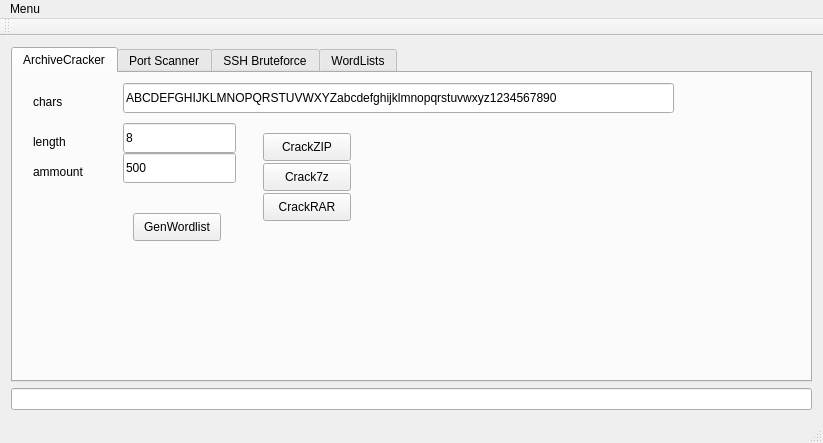
<?xml version="1.0" encoding="UTF-8"?>
<ui version="4.0">
 <class>MainWindow</class>
 <widget class="QMainWindow" name="MainWindow">
  <property name="geometry">
   <rect>
    <x>0</x>
    <y>0</y>
    <width>823</width>
    <height>443</height>
   </rect>
  </property>
  <property name="windowTitle">
   <string>qtBruteForcer</string>
  </property>
  <widget class="QWidget" name="centralWidget">
   <layout class="QGridLayout" name="gridLayout">
    <item row="1" column="0">
     <widget class="QTabWidget" name="tabWidget">
      <property name="currentIndex">
       <number>0</number>
      </property>
      <widget class="QWidget" name="tab">
       <attribute name="title">
        <string>ArchiveCracker</string>
       </attribute>
       <widget class="QPushButton" name="crack7z">
        <property name="geometry">
         <rect>
          <x>250</x>
          <y>90</y>
          <width>88</width>
          <height>28</height>
         </rect>
        </property>
        <property name="text">
         <string>Crack7z</string>
        </property>
       </widget>
       <widget class="QPushButton" name="crackrar">
        <property name="geometry">
         <rect>
          <x>250</x>
          <y>120</y>
          <width>88</width>
          <height>28</height>
         </rect>
        </property>
        <property name="text">
         <string>CrackRAR</string>
        </property>
       </widget>
       <widget class="QPushButton" name="crack7z_2">
        <property name="geometry">
         <rect>
          <x>250</x>
          <y>60</y>
          <width>88</width>
          <height>28</height>
         </rect>
        </property>
        <property name="text">
         <string>CrackZIP</string>
        </property>
       </widget>
       <widget class="QLabel" name="label_8">
        <property name="geometry">
         <rect>
          <x>20</x>
          <y>90</y>
          <width>81</width>
          <height>18</height>
         </rect>
        </property>
        <property name="text">
         <string>ammount</string>
        </property>
       </widget>
       <widget class="QPushButton" name="wordlist_2">
        <property name="geometry">
         <rect>
          <x>120</x>
          <y>140</y>
          <width>88</width>
          <height>28</height>
         </rect>
        </property>
        <property name="text">
         <string>GenWordlist</string>
        </property>
       </widget>
       <widget class="QLabel" name="label_9">
        <property name="geometry">
         <rect>
          <x>20</x>
          <y>60</y>
          <width>58</width>
          <height>18</height>
         </rect>
        </property>
        <property name="text">
         <string>length</string>
        </property>
       </widget>
       <widget class="QLabel" name="label_10">
        <property name="geometry">
         <rect>
          <x>20</x>
          <y>20</y>
          <width>58</width>
          <height>18</height>
         </rect>
        </property>
        <property name="text">
         <string>chars</string>
        </property>
       </widget>
       <widget class="QLineEdit" name="lineEdit_2">
        <property name="geometry">
         <rect>
          <x>110</x>
          <y>10</y>
          <width>551</width>
          <height>30</height>
         </rect>
        </property>
        <property name="text">
         <string>ABCDEFGHIJKLMNOPQRSTUVWXYZabcdefghijklmnopqrstuvwxyz1234567890</string>
        </property>
       </widget>
       <widget class="QLineEdit" name="ammount_2">
        <property name="geometry">
         <rect>
          <x>110</x>
          <y>80</y>
          <width>113</width>
          <height>30</height>
         </rect>
        </property>
        <property name="text">
         <string>500</string>
        </property>
       </widget>
       <widget class="QLineEdit" name="length_2">
        <property name="geometry">
         <rect>
          <x>110</x>
          <y>50</y>
          <width>113</width>
          <height>30</height>
         </rect>
        </property>
        <property name="text">
         <string>8</string>
        </property>
       </widget>
      </widget>
      <widget class="QWidget" name="tab_2">
       <attribute name="title">
        <string>Port Scanner</string>
       </attribute>
       <layout class="QGridLayout" name="gridLayout_2">
        <item row="3" column="1">
         <widget class="QLineEdit" name="lineEditTimeout">
          <property name="text">
           <string>50</string>
          </property>
         </widget>
        </item>
        <item row="3" column="0">
         <widget class="QLabel" name="label_7">
          <property name="text">
           <string>Timeout(ms)</string>
          </property>
         </widget>
        </item>
        <item row="1" column="0">
         <widget class="QLabel" name="label_5">
          <property name="text">
           <string>Start Port</string>
          </property>
         </widget>
        </item>
        <item row="2" column="0">
         <widget class="QLabel" name="label_6">
          <property name="text">
           <string>EndPort</string>
          </property>
         </widget>
        </item>
        <item row="4" column="1">
         <widget class="QPushButton" name="pushButton">
          <property name="text">
           <string>scan</string>
          </property>
         </widget>
        </item>
        <item row="0" column="1">
         <widget class="QLineEdit" name="lineEditHost">
          <property name="text">
           <string>127.0.0.1</string>
          </property>
         </widget>
        </item>
        <item row="1" column="1">
         <widget class="QLineEdit" name="lineEditStartPort">
          <property name="text">
           <string>20</string>
          </property>
         </widget>
        </item>
        <item row="2" column="1">
         <widget class="QLineEdit" name="lineEditEndPort">
          <property name="text">
           <string>100</string>
          </property>
         </widget>
        </item>
        <item row="0" column="0">
         <widget class="QLabel" name="label_4">
          <property name="text">
           <string>Host</string>
          </property>
         </widget>
        </item>
        <item row="5" column="1">
         <widget class="QTextEdit" name="results"/>
        </item>
       </layout>
      </widget>
      <widget class="QWidget" name="tab_3">
       <attribute name="title">
        <string>SSH Bruteforce</string>
       </attribute>
       <widget class="QLabel" name="label_11">
        <property name="geometry">
         <rect>
          <x>40</x>
          <y>40</y>
          <width>58</width>
          <height>18</height>
         </rect>
        </property>
        <property name="text">
         <string>Host</string>
        </property>
       </widget>
       <widget class="QLineEdit" name="lineEdit_3">
        <property name="geometry">
         <rect>
          <x>90</x>
          <y>30</y>
          <width>113</width>
          <height>30</height>
         </rect>
        </property>
       </widget>
       <widget class="QPushButton" name="pushButton_2">
        <property name="geometry">
         <rect>
          <x>310</x>
          <y>180</y>
          <width>88</width>
          <height>28</height>
         </rect>
        </property>
        <property name="text">
         <string>SSH BruteForce</string>
        </property>
       </widget>
      </widget>
      <widget class="QWidget" name="tab_4">
       <attribute name="title">
        <string>WordLists</string>
       </attribute>
       <widget class="QLabel" name="label">
        <property name="geometry">
         <rect>
          <x>30</x>
          <y>70</y>
          <width>58</width>
          <height>18</height>
         </rect>
        </property>
        <property name="text">
         <string>length</string>
        </property>
       </widget>
       <widget class="QLineEdit" name="length">
        <property name="geometry">
         <rect>
          <x>120</x>
          <y>60</y>
          <width>113</width>
          <height>30</height>
         </rect>
        </property>
        <property name="text">
         <string>8</string>
        </property>
       </widget>
       <widget class="QLabel" name="label_3">
        <property name="geometry">
         <rect>
          <x>30</x>
          <y>30</y>
          <width>58</width>
          <height>18</height>
         </rect>
        </property>
        <property name="text">
         <string>chars</string>
        </property>
       </widget>
       <widget class="QLineEdit" name="lineEdit">
        <property name="geometry">
         <rect>
          <x>120</x>
          <y>20</y>
          <width>551</width>
          <height>30</height>
         </rect>
        </property>
        <property name="text">
         <string>ABCDEFGHIJKLMNOPQRSTUVWXYZabcdefghijklmnopqrstuvwxyz1234567890</string>
        </property>
       </widget>
       <widget class="QLineEdit" name="ammount">
        <property name="geometry">
         <rect>
          <x>120</x>
          <y>90</y>
          <width>113</width>
          <height>30</height>
         </rect>
        </property>
        <property name="text">
         <string>500</string>
        </property>
       </widget>
       <widget class="QLabel" name="label_2">
        <property name="geometry">
         <rect>
          <x>30</x>
          <y>100</y>
          <width>81</width>
          <height>18</height>
         </rect>
        </property>
        <property name="text">
         <string>ammount</string>
        </property>
       </widget>
       <widget class="QPushButton" name="wordlist">
        <property name="geometry">
         <rect>
          <x>130</x>
          <y>150</y>
          <width>88</width>
          <height>28</height>
         </rect>
        </property>
        <property name="text">
         <string>GenWordlist</string>
        </property>
       </widget>
      </widget>
     </widget>
    </item>
    <item row="2" column="0">
     <widget class="QLineEdit" name="results2"/>
    </item>
   </layout>
  </widget>
  <widget class="QMenuBar" name="menuBar">
   <property name="geometry">
    <rect>
     <x>0</x>
     <y>0</y>
     <width>823</width>
     <height>24</height>
    </rect>
   </property>
   <widget class="QMenu" name="menuExit">
    <property name="title">
     <string>Menu</string>
    </property>
    <addaction name="actionexit"/>
   </widget>
   <addaction name="menuExit"/>
  </widget>
  <widget class="QToolBar" name="mainToolBar">
   <attribute name="toolBarArea">
    <enum>TopToolBarArea</enum>
   </attribute>
   <attribute name="toolBarBreak">
    <bool>false</bool>
   </attribute>
  </widget>
  <widget class="QStatusBar" name="statusBar"/>
  <action name="actionexit">
   <property name="text">
    <string>exit</string>
   </property>
  </action>
 </widget>
 <layoutdefault spacing="6" margin="11"/>
 <resources/>
 <connections/>
</ui>
